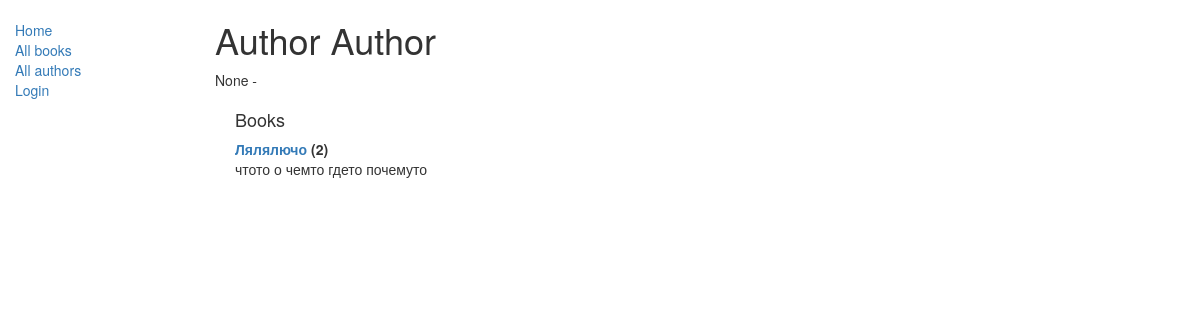
The app's page /catalog/author/1 with its own data.
### catalog/models.py (models this page shows, shortened)
class Author(models.Model):
    first_name = models.CharField(max_length=100)
    last_name = models.CharField(max_length=100)
    date_of_birth = models.DateField(null=True, blank=True)
    date_of_death = models.DateField('Died', null=True, blank=True)
    class Meta:
        ordering = ['last_name']

class Book(models.Model):
    title = models.CharField(max_length=200)
    author = models.ForeignKey('Author', on_delete=models.SET_NULL, null=True)
    summary = models.TextField(max_length=1000, help_text="Enter a brief description of the book")
    isbn = models.CharField('ISBN',max_length=13, help_text='13 Character <a href="https://www.isbn-international.org/content/what-isbn">ISBN number</a>')
    genre = models.ManyToManyField(Genre, help_text="Select a genre for this book")
    def __str__(self):
        return self.title
    def display_genre(self):
        """Creates a string for the Genre. This is required to display genre in Admin."""
        return ', '.join([ genre.name for genre in self.genre.all()[:3] ])
    display_genre.short_description = 'Genre'

### catalog/views.py (the view)
# urls.py: path('author/<int:pk>', views.AuthorDetailView.as_view(), name='author-detail'),
class AuthorDetailView(generic.DetailView):
    model = Author
    context_object_name = 'author'

### catalog/templates/catalog/author_detail.html
{% extends "base_generic.html" %}
{% block content %}
  <h1>Author {{ author.first_name }} {{ author.second_name }}</h1>
  <p>{{author.date_of_birth}} - {% if author.date_of_death %}{{author.date_of_death}}{% endif %}</p>
  <div style="margin-left:20px;margin-top:20px">
    <h4>Books</h4>
      <dl>
        {% for book in author.book_set.all %}
          <dt><a href="{% url 'book-detail' book.pk %}">{{book}}</a> ({{book.bookinstance_set.all.count}})</dt>
          <dd>{{book.summary}}</dd>
        {% endfor %}
      </dl>
  </div>
{% endblock %}

### records on screen
Author: first_name "Author", date_of_birth "None"
Book: title "Лялялючо", bookinstance_set.all.count "2", summary "чтото о чемто гдето почемуто"
